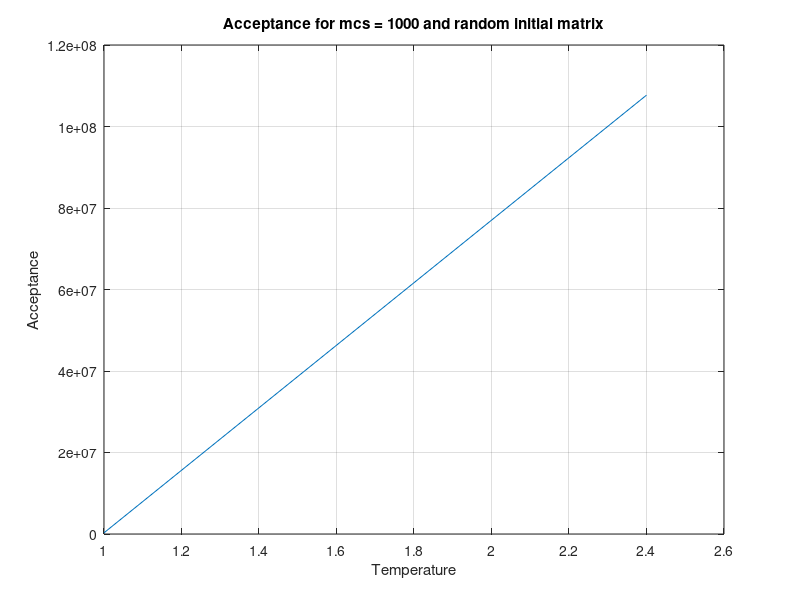
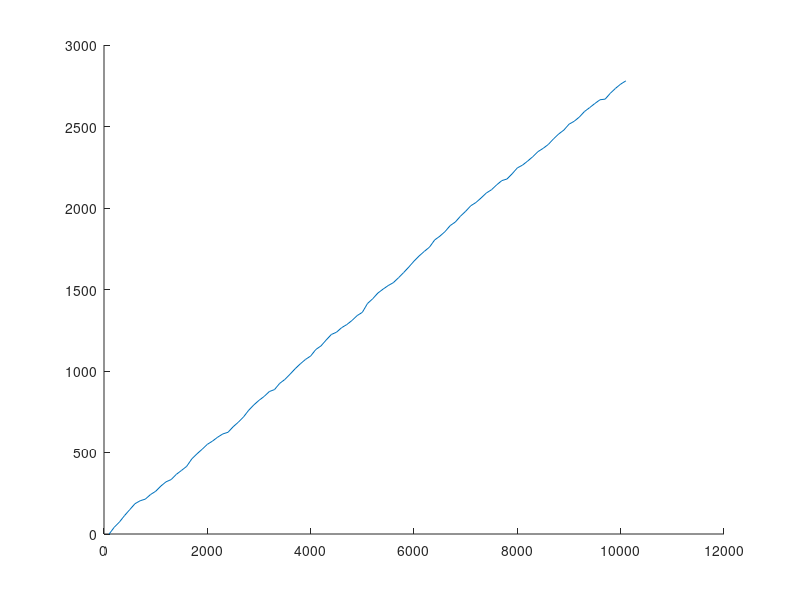

The MATLAB source for these figures, in order: (Note: this script raises an error after producing the figures.)
addpath('C:\Users\sande\OneDrive\Dokumenter\GitHub\Assigment-4\code\build-project4-Desktop_Qt_5_9_2_MSVC2017_64bit-Debug') %Change to build path

Acc = load('TempAcceptance.txt');
A = load('acceptanceMC1.000000.txt');
AU = load('acceptanceMCUP1.000000.txt');
mcA = 100*linspace(1,length(A),length(A));
A2 = load('acceptanceMC2.400000.txt');
A2U = load('acceptanceMCUP2.400000.txt');
mcA2 = 100*linspace(1,length(A2),length(A2));

%Acceptance plot
figure(1)
plot(Acc(:,1),Acc(:,2))
grid on
xlabel('Temperature')
ylabel('Acceptance')
title('Acceptance for mcs = 1000 and random initial matrix')

figure(2) %T = 1.0
hold on
plot(mcA,A)
plot(mcA,AU)
legend('Random','Up spin')
grid on
xlabel('number of mc cycles')
ylabel('Acceptance')
title('Acceptance for T = 1.0 and random initial matrix')

figure(3)
hold on
plot(mcA2,A2)
plot(mcA2,A2U)
legend('Random','Up spin')
grid on
xlabel('Number of mc cycles')
ylabel('Acceptance')
title('Acceptance for T = 2.4 and random initial matrix')
